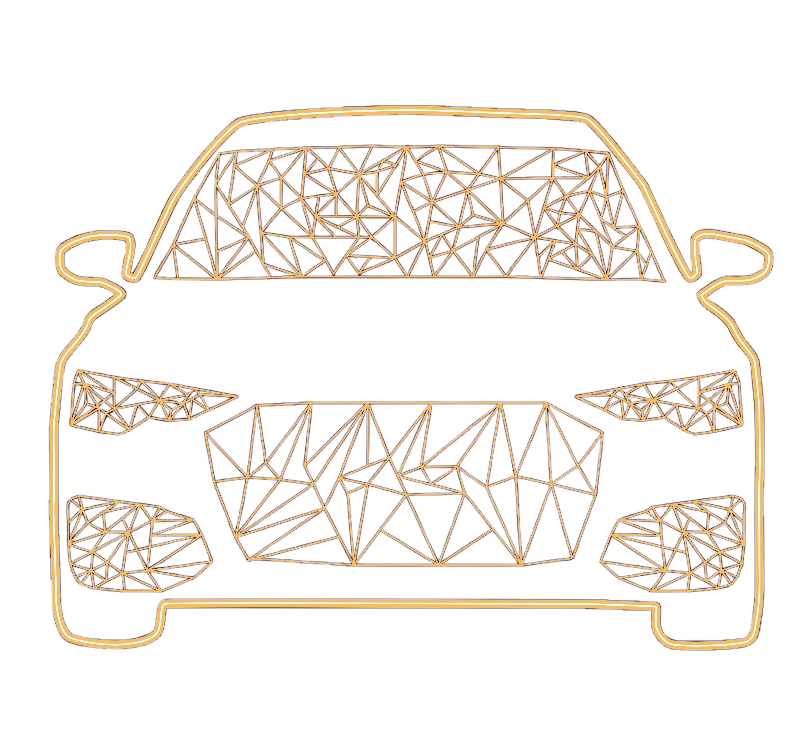
#> input picture camera app/execution/vectorink-background-removed.png, 797 x 756 px
$ python create_overlays_from_source.py
#> lines starting #> are read from the running program, lines starting #| are printed output that depends on the picture; after the words box and inside, x2 and y2 are one past the last pixel; in counts of white or black regions, pixels touching at a corner belong together
#!/usr/bin/env python3
"""
create_overlays_from_source.py
==============================
Takes the vectorink car image and transforms it into professional
ghost overlay templates for the camera app.

Process:
1. Load source image (transparent background car vector)
2. Extract clean edges using Canny edge detection
3. Convert to white-on-transparent overlay
4. Apply glow effect
5. Add UI elements (corner brackets, crosshairs, labels)
6. Generate 3 hero shot templates by transforming the source
"""

import os
import sys
import math
import numpy as np

try:
    import cv2
except ImportError:
    print("ERROR: opencv-python not installed"); sys.exit(1)

try:
    from PIL import Image, ImageDraw, ImageFont, ImageFilter, ImageEnhance
except ImportError:
    print("ERROR: Pillow not installed"); sys.exit(1)


# Paths
SCRIPT_DIR = os.path.dirname(os.path.abspath(__file__))
SOURCE_IMG = os.path.join(SCRIPT_DIR, "vectorink-background-removed.png")
PROJECT_DIR = os.path.join(SCRIPT_DIR, "..")
OUTPUT_DIR = os.path.join(PROJECT_DIR, "ghost_overlay_cam", "assets", "templates")

# Output dimensions (portrait phone)
OUT_W = 1080
OUT_H = 1920


def ensure_dirs():
    os.makedirs(OUTPUT_DIR, exist_ok=True)


def load_source():
    """Load and return source image as PIL RGBA."""
    if not os.path.exists(SOURCE_IMG):
        print(f"ERROR: Source image not found: {SOURCE_IMG}")
        sys.exit(1)
    img = Image.open(SOURCE_IMG).convert("RGBA")
    print(f"  Source: {img.size}, mode={img.mode}")
    return img


def extract_silhouette(pil_img):
    """
    Extract the car silhouette/outline from the source image.
    Returns a white-on-transparent RGBA image.
    """
    # Convert to numpy
    np_img = np.array(pil_img)

    # Use the alpha channel to get the shape
    alpha = np_img[:, :, 3]

    # Also get the RGB content for edge detection
    gray = cv2.cvtColor(np_img[:, :, :3], cv2.COLOR_RGB2GRAY)

    # Mask out transparent areas
    gray[alpha < 20] = 255  # Set transparent areas to white (no edges)

    # Edge detection on the content
    edges_content = cv2.Canny(gray, 30, 100)

    # Edge detection on the alpha mask (gets the outline)
    alpha_blurred = cv2.GaussianBlur(alpha, (3, 3), 0)
    edges_alpha = cv2.Canny(alpha_blurred, 50, 150)

    # Combine both edge sources
    edges = cv2.bitwise_or(edges_content, edges_alpha)

    # Dilate slightly for visibility
    kernel = np.ones((2, 2), np.uint8)
    edges = cv2.dilate(edges, kernel, iterations=1)

    # Create white-on-transparent result
    result = np.zeros((edges.shape[0], edges.shape[1], 4), dtype=np.uint8)
    result[edges > 0] = [255, 255, 255, 220]

    return Image.fromarray(result)


def extract_filled_silhouette(pil_img, opacity=25):
    """
    Extract a faint filled silhouette (the full shape, not just edges).
    This goes UNDER the edge outline for a nicer look.
    """
    np_img = np.array(pil_img)
    alpha = np_img[:, :, 3]

    # Create faint white fill where the car is
    result = np.zeros((alpha.shape[0], alpha.shape[1], 4), dtype=np.uint8)
    mask = alpha > 20
    result[mask, 0] = 255  # R
    result[mask, 1] = 255  # G
    result[mask, 2] = 255  # B
    result[mask, 3] = opacity  # Very faint

    return Image.fromarray(result)


def apply_glow(pil_img, radius=4, color=(100, 200, 255), intensity=0.5):
    """Add a subtle blue glow around edges."""
    # Extract visible pixels
    np_img = np.array(pil_img)

    # Create glow from alpha
    alpha = np_img[:, :, 3].astype(np.float32)

    # Blur to create glow
    glow = cv2.GaussianBlur(alpha, (radius*4+1, radius*4+1), radius*2)
    glow = (glow * intensity).clip(0, 255).astype(np.uint8)

    # Remove glow where original exists
    glow[alpha > 0] = 0

    # Create glow layer
    glow_layer = np.zeros_like(np_img)
    glow_layer[:, :, 0] = color[0]  # R
    glow_layer[:, :, 1] = color[1]  # G
    glow_layer[:, :, 2] = color[2]  # B
    glow_layer[:, :, 3] = glow

    glow_pil = Image.fromarray(glow_layer)

    # Composite: glow under original
    result = Image.alpha_composite(glow_pil, pil_img)
    return result


def place_on_canvas(silhouette, fill, canvas_w, canvas_h,
                    scale=1.0, offset_x=0, offset_y=0, flip_h=False,
                    perspective_skew=0):
    """
    Place the car silhouette onto a portrait canvas at the right position and scale.
    """
    canvas = Image.new("RGBA", (canvas_w, canvas_h), (0, 0, 0, 0))

    # Scale the images
    src_w, src_h = silhouette.size
    new_w = int(src_w * scale)
    new_h = int(src_h * scale)

    sil_scaled = silhouette.resize((new_w, new_h), Image.LANCZOS)
    fill_scaled = fill.resize((new_w, new_h), Image.LANCZOS)

    if flip_h:
        sil_scaled = sil_scaled.transpose(Image.FLIP_LEFT_RIGHT)
        fill_scaled = fill_scaled.transpose(Image.FLIP_LEFT_RIGHT)

    # Apply perspective if requested (for 3/4 views)
    if perspective_skew != 0:
        coeffs = find_perspective_coeffs(new_w, new_h, perspective_skew)
        sil_scaled = sil_scaled.transform((new_w, new_h), Image.PERSPECTIVE,
                                          coeffs, Image.BICUBIC)
        fill_scaled = fill_scaled.transform((new_w, new_h), Image.PERSPECTIVE,
                                            coeffs, Image.BICUBIC)

    # Center position + offsets
    paste_x = (canvas_w - new_w) // 2 + offset_x
    paste_y = (canvas_h - new_h) // 2 + offset_y

    # Paste fill first (under), then outline
    canvas.paste(fill_scaled, (paste_x, paste_y), fill_scaled)
    canvas.paste(sil_scaled, (paste_x, paste_y), sil_scaled)

    # Return canvas and bounding box
    bbox = (paste_x, paste_y, paste_x + new_w, paste_y + new_h)
    return canvas, bbox


def find_perspective_coeffs(w, h, skew):
    """
    Simple perspective transform coefficients.
    skew > 0: left side recedes (front-right view)
    skew < 0: right side recedes (front-left view)
    """
    # Source corners
    src = [(0, 0), (w, 0), (w, h), (0, h)]

    # Destination corners with perspective
    squeeze = abs(skew)
    if skew > 0:
        # Right side recedes
        dst = [(0, 0), (w, int(h*squeeze*0.15)),
               (w, h - int(h*squeeze*0.15)), (0, h)]
    else:
        # Left side recedes
        dst = [(0, int(h*squeeze*0.15)), (w, 0),
               (w, h), (0, h - int(h*squeeze*0.15))]

    # Solve for perspective coefficients
    matrix = []
    for s, d in zip(src, dst):
        matrix.append([s[0], s[1], 1, 0, 0, 0, -d[0]*s[0], -d[0]*s[1]])
        matrix.append([0, 0, 0, s[0], s[1], 1, -d[1]*s[0], -d[1]*s[1]])

    A = np.matrix(matrix, dtype=np.float64)
    B = np.array([d for pair in zip([d[0] for d in dst], [d[1] for d in dst])
                  for d in [pair]]).flatten()
    B = np.array([coord for d in dst for coord in d], dtype=np.float64)

    res = np.linalg.solve(A, B)
    return tuple(np.array(res).flatten())


def add_overlay_ui(canvas, bbox, label, sublabel="Align vehicle with outline"):
    """Add corner brackets, label, and subtle guidelines."""
    draw = ImageDraw.Draw(canvas)

    x1, y1, x2, y2 = bbox

    # Pad bbox
    pad = 40
    x1 -= pad; y1 -= pad; x2 += pad; y2 += pad

    # Corner brackets
    bracket_len = 60
    bc = (255, 255, 255, 150)
    bw = 2

    corners = [
        (x1, y1, 1, 1),   # top-left
        (x2, y1, -1, 1),  # top-right
        (x1, y2, 1, -1),  # bottom-left
        (x2, y2, -1, -1), # bottom-right
    ]

    for cx, cy, dx, dy in corners:
        draw.line([(cx, cy), (cx + bracket_len*dx, cy)], fill=bc, width=bw)
        draw.line([(cx, cy), (cx, cy + bracket_len*dy)], fill=bc, width=bw)

    # Center crosshairs (very subtle)
    mid_x = (x1 + x2) // 2
    mid_y = (y1 + y2) // 2
    ch_c = (255, 255, 255, 25)
    draw.line([(mid_x, y1 + bracket_len), (mid_x, y2 - bracket_len)], fill=ch_c, width=1)
    draw.line([(x1 + bracket_len, mid_y), (x2 - bracket_len, mid_y)], fill=ch_c, width=1)

    # Fonts
    try:
        font_lg = ImageFont.truetype("/System/Library/Fonts/Helvetica.ttc", 32)
        font_sm = ImageFont.truetype("/System/Library/Fonts/Helvetica.ttc", 20)
    except:
        font_lg = ImageFont.load_default()
        font_sm = font_lg

    # Top label
    lx, ly = OUT_W // 2, int(OUT_H * 0.08)
    tb = draw.textbbox((lx, ly), label, font=font_lg, anchor="mm")
    p = 14
    draw.rounded_rectangle([tb[0]-p, tb[1]-p, tb[2]+p, tb[3]+p],
                           radius=10, fill=(0, 0, 0, 160))
    draw.text((lx, ly), label, fill=(255, 255, 255, 230), font=font_lg, anchor="mm")

    # Bottom instruction
    ix, iy = OUT_W // 2, int(OUT_H * 0.92)
    ib = draw.textbbox((ix, iy), sublabel, font=font_sm, anchor="mm")
    draw.rounded_rectangle([ib[0]-p, ib[1]-p, ib[2]+p, ib[3]+p],
                           radius=8, fill=(0, 0, 0, 130))
    draw.text((ix, iy), sublabel, fill=(255, 255, 255, 200), font=font_sm, anchor="mm")

    return canvas


def main():
    print("=" * 60)
    print("  OVERLAY GENERATOR — from vectorink source")
    print("=" * 60)
    print()

    ensure_dirs()

    # 1. Load source
    print("Loading source image...")
    source = load_source()
#> in load_source, img is the input picture: PIL image 797x756 RGBA; mean R, G, B, A 26.6, 17.7, 11.9, 27.7
#|   Source: (797, 756), mode=RGBA

    # 2. Extract edges and fill
    print("Extracting silhouette edges...")
    edges = extract_silhouette(source)
#> in extract_silhouette, `edges_content = cv2.Canny(gray, 30, 100)`:
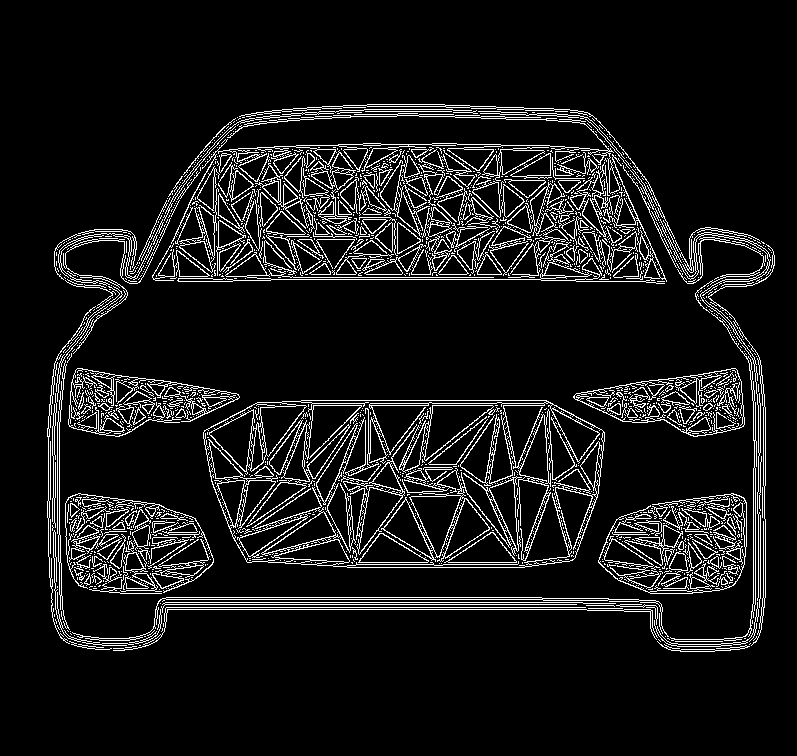
#> edges_content: shape (756, 797); 9.1% white in thin lines or dots, all inside (x1, y1, x2, y2) = (47, 104, 775, 652)
#> in extract_silhouette, `edges_alpha = cv2.Canny(alpha_blurred, 50, 150)`: edges_alpha: shape (756, 797); 6.8% white in thin lines or dots, all inside (x1, y1, x2, y2) = (48, 105, 774, 651)
#> in extract_silhouette, `edges = cv2.dilate(edges, kernel, iterations=1)`:
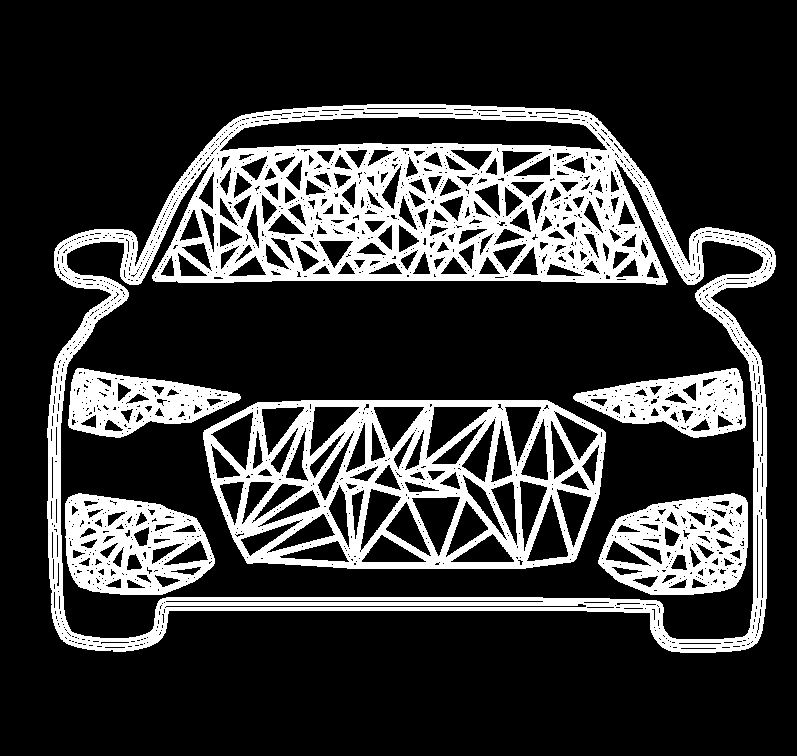
#> edges: shape (756, 797); 22.4% white; 6 white regions, box (x1, y1, x2, y2) and area: (47, 104, 776, 653) 73661, (203, 400, 606, 569) 29531, (598, 493, 748, 595) 9395, (65, 493, 215, 595) 9394, (68, 368, 241, 438) 6395, (573, 368, 746, 438) 6373
#> edges: PIL image 797x756 RGBA
    print(f"  Edges: {edges.size}")
#|   Edges: (797, 756)

    print("Extracting filled silhouette...")
    fill = extract_filled_silhouette(source, opacity=20)
#> in extract_filled_silhouette, `mask = alpha > 20`:
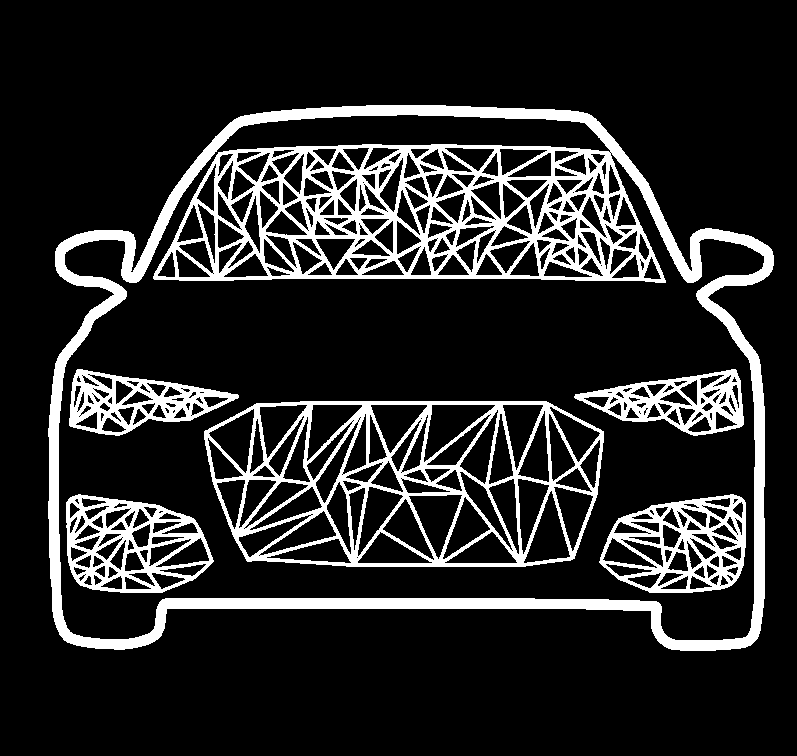
#> mask: shape (756, 797) bool; 15.4% white; 6 white regions, box (x1, y1, x2, y2) and area: (48, 105, 774, 651) 54518, (204, 401, 604, 567) 17323, (599, 494, 746, 593) 6083, (66, 494, 214, 593) 6073, (69, 369, 239, 436) 4474, (574, 369, 744, 436) 4386

    # 3. Apply glow to edges
    print("Applying glow effect...")
    edges_glow = apply_glow(edges, radius=4, color=(100, 200, 255), intensity=0.4)
#> in apply_glow, `glow[alpha > 0] = 0`:
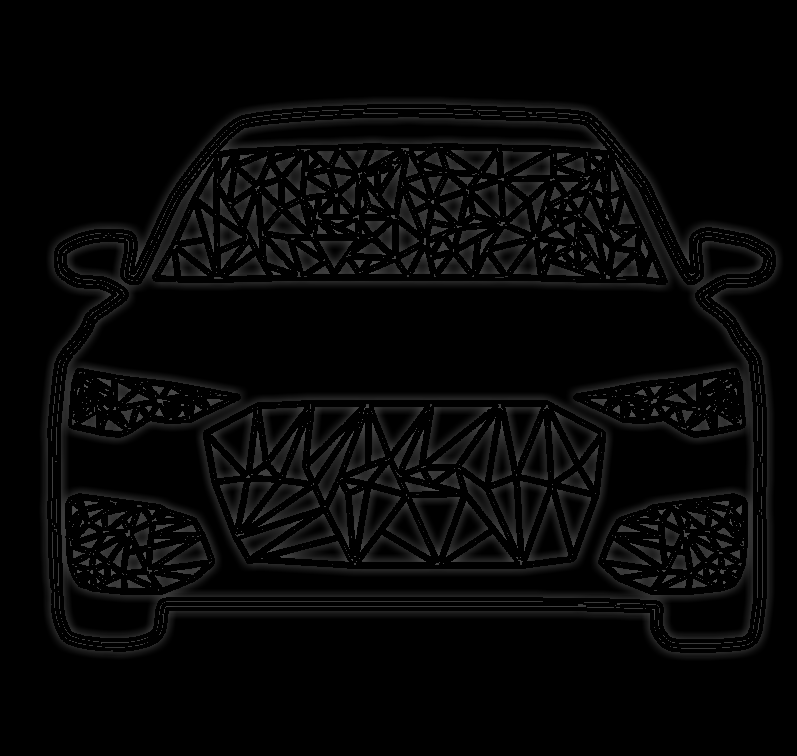
#> glow: shape (756, 797); min 0, max 86, mean 6.4

    # ============================================================
    # Template 1: SIDE VIEW (direct side profile)
    # The source image appears to be a side/3-quarter view
    # ============================================================
    print("\n  [1/3] Side Profile...")

    # Scale to fit ~80% of canvas width
    src_w, src_h = edges_glow.size
#> src_w = 797; src_h = 756
    target_w = int(OUT_W * 0.88)
    side_scale = target_w / src_w
#> side_scale = 1.19

    side_canvas, side_bbox = place_on_canvas(
        edges_glow, fill, OUT_W, OUT_H,
        scale=side_scale, offset_x=0, offset_y=int(OUT_H * 0.02)
    )
#> in place_on_canvas, `canvas = Image.new("RGBA", (canvas_w, canvas_h), (0, 0, 0, 0))`: canvas: PIL image 1080x1920 RGBA; every value is 0
#> side_bbox = (65, 547, 1015, 1448)
    side_canvas = add_overlay_ui(side_canvas, side_bbox, "SIDE PROFILE")
#> in add_overlay_ui, `x1, y1, x2, y2 = bbox`: x1 = 65; y1 = 547; x2 = 1015; y2 = 1448
#> in add_overlay_ui, `x1 -= pad`: x1 = 25
#> in add_overlay_ui, `y1 -= pad`: y1 = 507
#> in add_overlay_ui, `x2 += pad`: x2 = 1055
#> in add_overlay_ui, `y2 += pad`: y2 = 1488
#> in add_overlay_ui, `corners = [ (x1, y1, 1, 1),`: corners = [(25, 507, 1, 1), (1055, 507, -1, 1), (25, 1488, 1, -1), (1055, 1488, -1, -1)]
#> the loop in add_overlay_ui, `for cx, cy, dx, dy in corners:` made 4 passes
#> in add_overlay_ui, `mid_x = (x1 + x2) // 2`: mid_x = 540
#> in add_overlay_ui, `mid_y = (y1 + y2) // 2`: mid_y = 997
#> in add_overlay_ui, `tb = draw.textbbox((lx, ly), label, font=font_lg, anchor="mm")`: tb = (431, 141, 648, 164)
#> in add_overlay_ui, `ib = draw.textbbox((ix, iy), sublabel, font=font_sm, anchor="mm")`: ib = (414, 1758, 666, 1777)

    side_path = os.path.join(OUTPUT_DIR, "side_driver.png")
    side_canvas.save(side_path, "PNG")
    print(f"    ✓ {side_path}")

    # ============================================================
    # Template 2: FRONT LEFT 45° (slight perspective)
    # ============================================================
    print("  [2/3] Front Left 45°...")

    fl_scale = target_w / src_w * 0.95
#> fl_scale = 1.13

    fl_canvas, fl_bbox = place_on_canvas(
        edges_glow, fill, OUT_W, OUT_H,
        scale=fl_scale, offset_x=-int(OUT_W * 0.03), offset_y=int(OUT_H * 0.02),
        perspective_skew=-0.6
    )
#> call 2 of place_on_canvas, with canvas_w = 1080, canvas_h = 1920, scale = 1.13, offset_x = -32, offset_y = 38, flip_h = False, perspective_skew = -0.6
#> in place_on_canvas (call 2), `canvas.paste(sil_scaled, (paste_x, paste_y), sil_scaled)`:
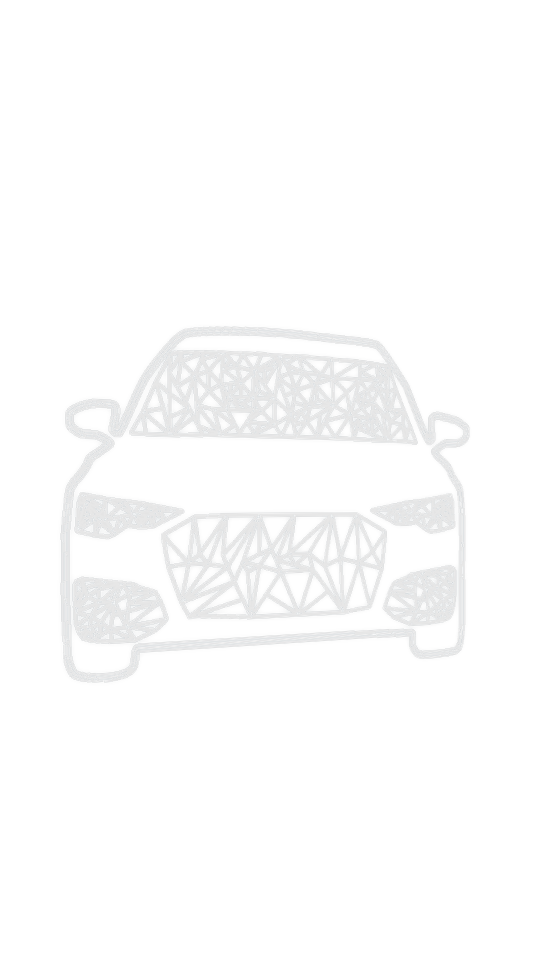
#> canvas: PIL image 1080x1920 RGBA (shown at 1/2 size); mean R, G, B, A 21.2, 22.2, 22.8, 17.7; transparent parts drawn white
#> fl_bbox = (57, 570, 959, 1426)
    fl_canvas = add_overlay_ui(fl_canvas, fl_bbox, "FRONT LEFT 45°")
#> the loop in add_overlay_ui (call 2), `for cx, cy, dx, dy in corners:` made 4 passes
#> (cx, cy, dx, dy) on passes 1 to 4: (17, 530, 1, 1), (999, 530, -1, 1), (17, 1466, 1, -1), (999, 1466, -1, -1)

    fl_path = os.path.join(OUTPUT_DIR, "front_left_45.png")
    fl_canvas.save(fl_path, "PNG")
    print(f"    ✓ {fl_path}")

    # ============================================================
    # Template 3: REAR VIEW (flipped + different perspective)
    # ============================================================
    print("  [3/3] Rear View...")

    rear_scale = target_w / src_w * 0.95
#> rear_scale = 1.13

    rear_canvas, rear_bbox = place_on_canvas(
        edges_glow, fill, OUT_W, OUT_H,
        scale=rear_scale, offset_x=int(OUT_W * 0.03), offset_y=int(OUT_H * 0.02),
        flip_h=True, perspective_skew=0.6
    )
#> call 3 of place_on_canvas, with canvas_w = 1080, canvas_h = 1920, scale = 1.13, offset_x = 32, offset_y = 38, flip_h = True, perspective_skew = 0.6
#> in place_on_canvas (call 3), `sil_scaled = sil_scaled.transform((new_w, new_h), Image.PERSPECTIVE, c..`:
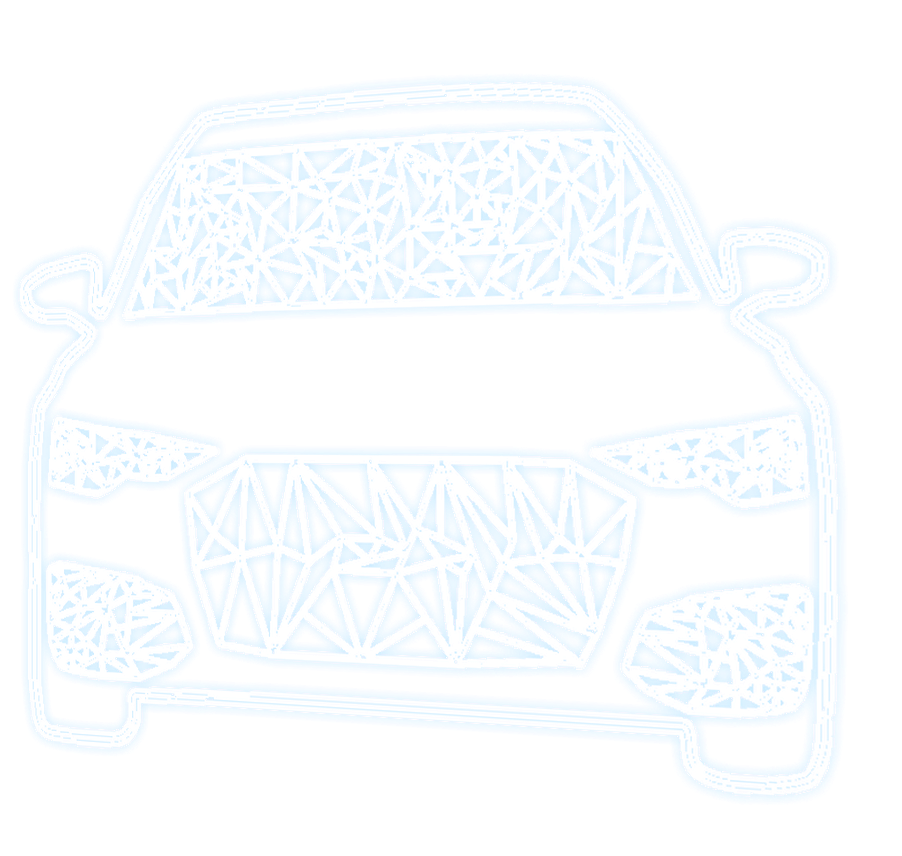
#> sil_scaled: PIL image 902x856 RGBA; mean R, G, B, A 84, 106.6, 121.8, 60.7; transparent parts drawn white
#> in place_on_canvas (call 3), `canvas.paste(sil_scaled, (paste_x, paste_y), sil_scaled)`:
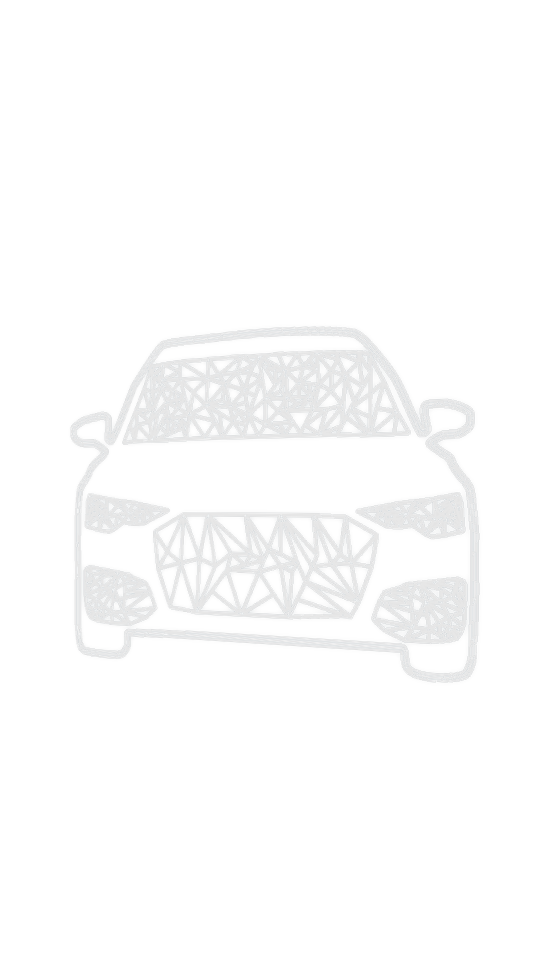
#> canvas: PIL image 1080x1920 RGBA (shown at 1/2 size); mean R, G, B, A 21.2, 22.2, 22.8, 17.7; transparent parts drawn white
#> rear_bbox = (121, 570, 1023, 1426)
    rear_canvas = add_overlay_ui(rear_canvas, rear_bbox, "REAR VIEW")

    rear_path = os.path.join(OUTPUT_DIR, "rear_center.png")
    rear_canvas.save(rear_path, "PNG")
    print(f"    ✓ {rear_path}")

    print(f"\n✅ Generated 3 templates from vectorink source")
    print(f"   Output: {OUTPUT_DIR}")


if __name__ == "__main__":
    main()
